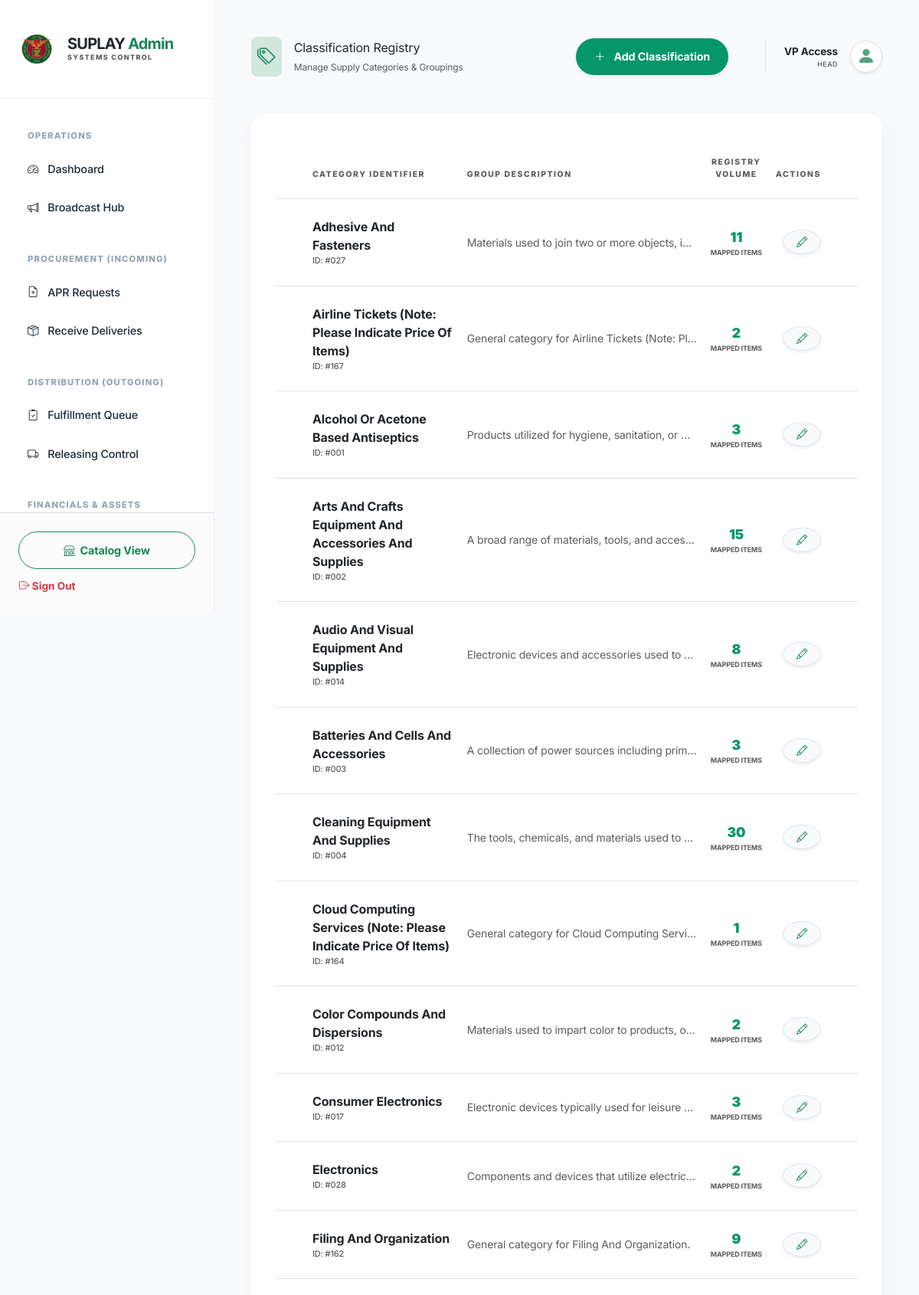
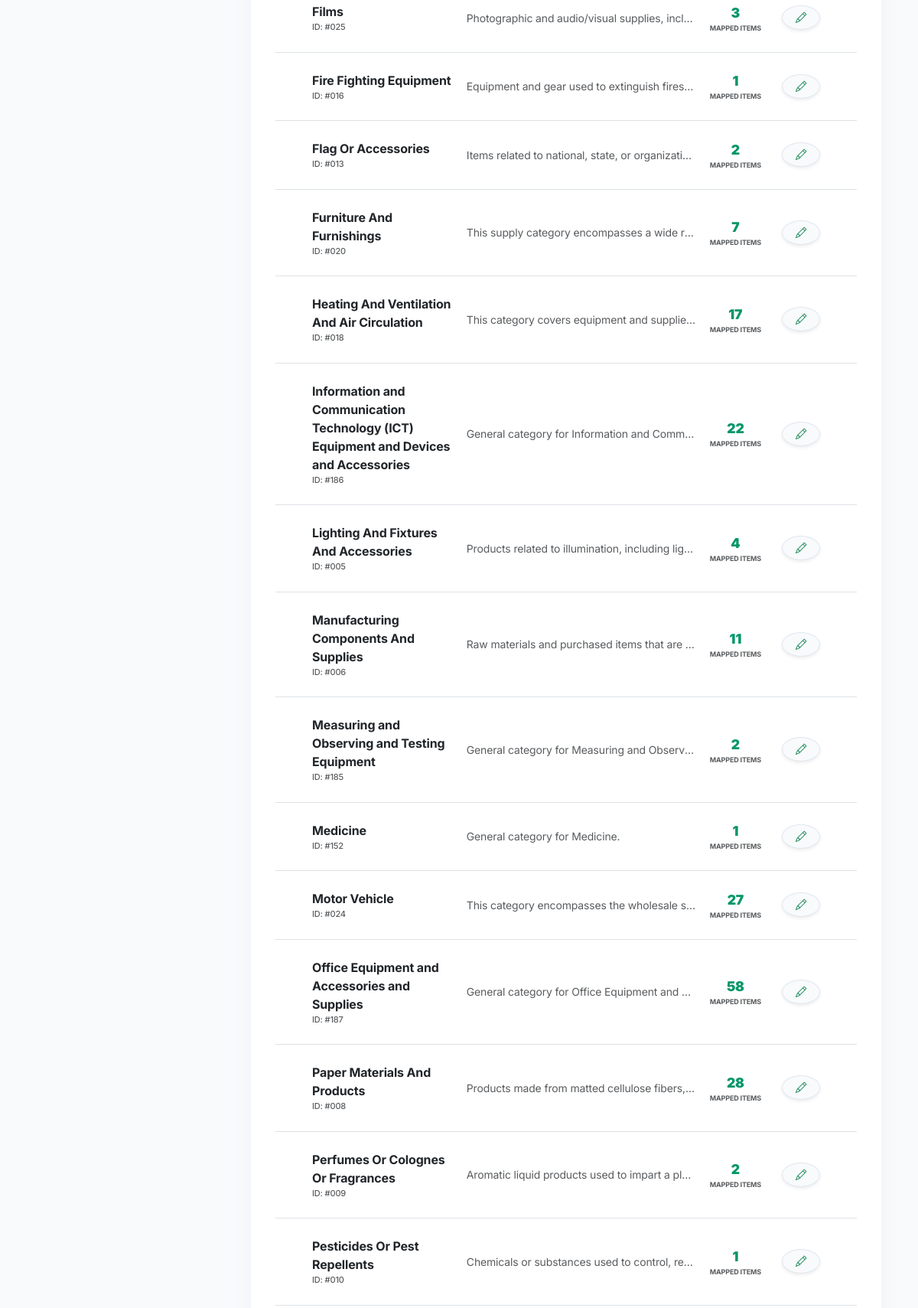
Page /categories/ (signed in, upper part) on the committed database (2 pictures, top to bottom).
### supplies/models.py (models this page shows, shortened)
class UserProfile(models.Model):
    ROLE_CHOICES = [
        ('dept_staff', 'Department Staff'),
        ('dept_head', 'Head of Unit'),
        ('wh_staff', 'SPMO Warehouse Staff (Edgardo)'),
        ('admin_ast', 'SPMO Admin Assistant (Grexxy)'),
        ('admin_off', 'SPMO Admin Officer (Aaron)'),
        ('spmo_chief', 'SPMO Chief (Isagani)'),
    ]
    user = models.OneToOneField(User, on_delete=models.CASCADE, related_name='profile')
    department = models.ForeignKey(Department, on_delete=models.SET_NULL, null=True, blank=True, related_name='profiles')
    role = models.CharField(max_length=20, choices=ROLE_CHOICES, default='dept_staff')

class Category(models.Model):
    name = models.CharField(max_length=255)
    description = models.TextField(blank=True)
    class Meta:
        verbose_name_plural = "Categories"
        ordering = ['name']

### supplies/views/admin_views.py (the view)
# urls.py: path('categories/', views.category_list, name='category_list'),
@user_passes_test(lambda u: u.is_staff)
def category_list(request):
    base_template = "supplies/admin_base.html"
    if request.headers.get('HX-Request'):
        base_template = "supplies/includes/admin_partial.html"
    categories = Category.objects.annotate(product_count=Count('product')).order_by('name')
    return render(request, 'supplies/category_list.html', {'categories': categories, 'base_template': base_template})

### supplies/templates/supplies/category_list.html (shortened to what this page needs)
{% extends base_template|default:'supplies/admin_base.html' %}
{% load static %}
{% block header_title %}
<div class="d-flex align-items-center justify-content-between w-100 pe-4">
    <div class="d-flex align-items-center">
        <div class="bg-success-subtle p-2 rounded-3 me-3" style="background-color: rgba(5, 150, 105, 0.1);">
            <i class="bi bi-tags fs-4 text-success"></i>
        </div>
        <div>
            <span class="text-dark d-block">Classification Registry</span>
            <span class="text-muted small fw-normal" style="font-size: 0.75rem;">Manage Supply Categories & Groupings</span>
        </div>
    </div>
    <a href="{% url 'add_category' %}" hx-get="{% url 'add_category' %}" hx-target="#admin-panel" hx-push-url="true" class="btn btn-success rounded-pill px-4 shadow-sm fw-bold border-0">
        <i class="bi bi-plus-lg me-2"></i> Add Classification
    </a>
</div>
{% endblock %}
{% block admin_content %}
<div class="card border-0 shadow-sm rounded-4 overflow-hidden mt-2">
    <div class="table-responsive">
        <table class="table table-hover align-middle mb-0">
            <thead class="bg-light-subtle">
                <tr>
                    <th class="ps-5 py-4 text-uppercase small fw-extrabold text-muted ls-wide">Category Identifier</th>
                    <th class="py-4 text-uppercase small fw-extrabold text-muted ls-wide">Group Description</th>
                    <th class="py-4 text-uppercase small fw-extrabold text-muted ls-wide text-center">Registry Volume</th>
                    <th class="pe-5 py-4 text-uppercase small fw-extrabold text-muted ls-wide text-end">Actions</th>
                </tr>
            </thead>
            <tbody class="border-top-0">
                {% for cat in categories %}
                <tr class="office-row">
                    <td class="ps-5 py-4">
                        <div class="fw-bold text-dark fs-6">{{ cat.name }}</div>
                        <div class="text-muted smaller fw-medium" style="font-size: 11px;">ID: #{{ cat.id|stringformat:"03d" }}</div>
                    </td>
                    <td class="py-4">
                        <div class="text-muted small text-truncate" style="max-width: 300px;">{{ cat.description|default:"No description provided" }}</div>
                    </td>
                    <td class="text-center py-4">
                        <div class="fw-black text-Emerald" style="font-size: 1.1rem;">{{ cat.product_count }}</div>
                        <div class="text-muted smaller fw-bold" style="font-size: 9px; text-transform: uppercase;">Mapped Items</div>
                    </td>
                    <td class="pe-5 text-end py-4">
                        <a href="{% url 'edit_category' cat.pk %}"
                           hx-get="{% url 'edit_category' cat.pk %}"
                           hx-target="#admin-panel"
                           hx-push-url="true"
                           class="btn btn-light rounded-circle shadow-sm border-0 d-flex align-items-center justify-content-center ms-auto" style="width: 32px; height: 32px;">
                            <i class="bi bi-pencil text-success"></i>
                        </a>
                    </td>
                </tr>
                {% endfor %}
            </tbody>
        </table>
    </div>
</div>
{% endblock %}

### supplies/templates/supplies/admin_base.html (shortened to what this page needs)
<!DOCTYPE html>
{% load static %}
<html lang="en">
<head>
    <link href="https://cdn.jsdelivr.net/npm/bootstrap@5.3.0/dist/css/bootstrap.min.css" rel="stylesheet">
    <link rel="stylesheet" href="https://cdn.jsdelivr.net/npm/bootstrap-icons@1.11.0/font/bootstrap-icons.css">
</head>
<body>
    <nav id="sidebar">
        <div class="sidebar-header" style="padding: 2.5rem 1.5rem;">
            <div class="d-flex align-items-center gap-3">
                <img src="{% static 'up_logo_official.png' %}" alt="UP" width="48" height="48" style="object-fit: contain;">
                <div>
                    <div class="fw-bold text-dark fs-5" style="line-height: 1.1; letter-spacing: -0.8px;">SUPLAY <span class="text-success">Admin</span></div>
                    <div class="text-muted fw-extrabold" style="font-size: 9px; text-transform: uppercase; letter-spacing: 0.15em;">Systems Control</div>
                </div>
            </div>
        </div>
        <div class="overflow-y-auto flex-grow-1">
            <div class="sidebar-category">Operations</div>
            <a href="{% url 'admin_dashboard' %}"
               hx-get="{% url 'admin_dashboard' %}"
               hx-target="#admin-panel"
               hx-push-url="true"
               class="nav-link {% if request.resolver_match.url_name == 'admin_dashboard' %}active{% endif %}">
                <i class="bi bi-speedometer2"></i> Dashboard
            </a>
            <a href="{% url 'broadcast_list' %}"
               hx-get="{% url 'broadcast_list' %}"
               hx-target="#admin-panel"
               hx-push-url="true"
               class="nav-link {% if request.resolver_match.url_name == 'broadcast_list' %}active{% endif %}">
                <i class="bi bi-megaphone"></i> Broadcast Hub
            </a>
            <div class="sidebar-category">Procurement (Incoming)</div>
            <a href="{% url 'apr_list' %}"
               hx-get="{% url 'apr_list' %}"
               hx-target="#admin-panel"
               hx-push-url="true"
               class="nav-link {% if request.resolver_match.url_name == 'apr_list' %}active{% endif %}">
                <i class="bi bi-file-earmark-plus"></i> APR Requests
            </a>
            <a href="{% url 'receive_delivery' %}"
               hx-get="{% url 'receive_delivery' %}"
               hx-target="#admin-panel"
               hx-push-url="true"
               class="nav-link {% if request.resolver_match.url_name == 'receive_delivery' %}active{% endif %}">
                <i class="bi bi-box-seam"></i> Receive Deliveries
            </a>
            <div class="sidebar-category">Distribution (Outgoing)</div>
            <a href="{% url 'transaction_list' %}"
               hx-get="{% url 'transaction_list' %}"
               hx-target="#admin-panel"
               hx-push-url="true"
               class="nav-link {% if request.resolver_match.url_name == 'transaction_list' %}active{% endif %}">
                <i class="bi bi-clipboard2-check"></i> Fulfillment Queue
            </a>
            <a href="{% url 'order_history' %}"
               hx-get="{% url 'order_history' %}"
               hx-target="#admin-panel"
               hx-push-url="true"
               class="nav-link {% if request.resolver_match.url_name == 'order_history' %}active{% endif %}">
                <i class="bi bi-truck"></i> Releasing Control
            </a>
            <div class="sidebar-category">Financials & Assets</div>
        </div>
        <div class="mt-auto p-4 border-top bg-light-subtle">
            <a href="{% url 'home' %}" class="btn btn-outline-success w-100 btn-sm mb-2 rounded-pill">
                <i class="bi bi-shop me-1"></i> Catalog View
            </a>
            <form action="{% url 'logout' %}" method="post">
                <button type="submit" class="btn btn-link link-danger p-0 small w-100 text-start text-decoration-none" style="font-size: 0.85rem;">
                    <i class="bi bi-box-arrow-right"></i> Sign Out
                </button>
            </form>
        </div>
    </nav>
    <main class="main-content">
        <div id="admin-panel">
            <header class="d-flex align-items-center justify-content-between mb-5">
                <div class="flex-grow-1">
                    {% block header_title %}{% endblock %}
                </div>
                <div class="d-flex align-items-center gap-3 ms-4 ps-4 border-start" style="border-color: #e2e8f0 !important;">
                    <div class="text-end d-none d-md-block">
                        <div class="fw-bold text-dark" style="font-size: 0.85rem;">{{ user.get_full_name|default:user.username }}</div>
                        <div class="text-muted fw-medium text-uppercase" style="font-size: 9px; letter-spacing: 0.05em;">{{ user.profile.get_role_display|default:"System Admin" }}</div>
                    </div>
                    <div class="bg-white p-1 rounded-circle shadow-sm border" style="width: 42px; height: 42px; display: flex; align-items: center; justify-content: center;">
                        <i class="bi bi-person-fill fs-4 text-success opacity-75"></i>
                    </div>
                </div>
            </header>
            {% block admin_content %}{% endblock %}
        </div>
    </main>
</body>
</html>

### supplies/templates/supplies/admin_base.html (style rules this page uses)
:root { --spmo-emerald: #059669; --spmo-bg: #f8fafc; --spmo-border: #eef2f6; --spmo-text: #1e293b; --spmo-text-muted: #64748b; --sidebar-width: 280px; }
body { font-family: 'Inter', system-ui, -apple-system, sans-serif; background-color: var(--spmo-bg); color: var(--spmo-text); overflow-x: hidden; letter-spacing: -0.01em; }
#sidebar { width: var(--sidebar-width); height: 100vh; position: fixed; left: 0; top: 0; background: white; border-right: 1px solid var(--spmo-border); z-index: 1000; display: flex; flex-direction: column; }
.main-content { margin-left: var(--sidebar-width); min-height: 100vh; padding: 3rem; }
.nav-link { color: var(--spmo-text); font-weight: 500; padding: 0.8rem 1.25rem; border-radius: 12px; margin: 0.2rem 1rem; display: flex; align-items: center; gap: 12px; transition: all 0.2s cubic-bezier(0.4, 0, 0.2, 1); font-size: 0.9rem; }
.sidebar-header { padding: 2rem 1.5rem; border-bottom: 1px solid var(--spmo-border); margin-bottom: 0.5rem; }
.sidebar-category { font-size: 0.7rem; font-weight: 800; color: #94a3b8; text-transform: uppercase; letter-spacing: 0.1em; padding: 2rem 1.5rem 0.5rem 2.25rem; }
.card, .stat-card { background: white !important; border-radius: 20px !important; padding: 2rem !important; border: none !important; box-shadow: 0 1px 2px rgba(0,0,0,0.02), 0 8px 24px rgba(149, 157, 165, 0.08) !important; transition: transform 0.2s ease; }
.btn { padding: 0.8rem 1.5rem; border-radius: 12px; font-weight: 700; font-size: 0.9rem; transition: all 0.2s; }
.btn-success { background-color: var(--spmo-emerald) !important; border: none !important; }
.btn-light { background-color: #f8fafc !important; border: 1px solid #e2e8f0 !important; }

### supplies/templates/supplies/category_list.html (style rules this page uses)
.ls-wide { letter-spacing: 0.15em; font-size: 0.65rem !important; }
.fw-extrabold { font-weight: 800; }
.fw-black { font-weight: 900; }
.text-Emerald { color: #059669; }

### rows in the picture
Category: name "Adhesive And Fasteners", id "027", description "Materials used to join two or more objects, i…", product_count "11"
Category: name "Airline Tickets (Note: Please Indicate Price Of Items)", id "167", description "General category for Airline Tickets (Note: Pl…", product_count "2"
Category: name "Alcohol Or Acetone Based Antiseptics", id "001", description "Products utilized for hygiene, sanitation, or…", product_count "3"
Category: name "Arts And Crafts Equipment And Accessories And Supplies", id "002", description "A broad range of materials, tools, and acces…", product_count "15"
Category: name "Audio And Visual Equipment And Supplies", id "014", description "Electronic devices and accessories used to…", product_count "8"
Category: name "Batteries And Cells And Accessories", id "003", description "A collection of power sources including prim…", product_count "3"
Category: name "Cleaning Equipment And Supplies", id "004", description "The tools, chemicals, and materials used to…", product_count "30"
Category: name "Cloud Computing Services (Note: Please Indicate Price Of Items)", id "164", description "General category for Cloud Computing Servi…", product_count "1"
Category: name "Color Compounds And Dispersions", id "012", description "Materials used to impart color to products, o…", product_count "2"
Category: name "Consumer Electronics", id "017", description "Electronic devices typically used for leisure…", product_count "3"
Category: name "Electronics", id "028", description "Components and devices that utilize electric…", product_count "2"
Category: name "Filing And Organization", id "162", description "General category for Filing And Organization.", product_count "9"
Category: name "Films", id "025", description "Photographic and audio/visual supplies, incl…", product_count "3"
Category: name "Fire Fighting Equipment", id "016", description "Equipment and gear used to extinguish fires…", product_count "1"
Category: name "Flag Or Accessories", id "013", description "Items related to national, state, or organizati…", product_count "2"
Category: name "Furniture And Furnishings", id "020", description "This supply category encompasses a wide r…", product_count "7"
Category: name "Heating And Ventilation And Air Circulation", id "018", description "This category covers equipment and supplie…", product_count "17"
Category: name "Information and Communication Technology (ICT) Equipment and Devices and Accessories", id "186", description "General category for Information and Comm…", product_count "22"
Category: name "Lighting And Fixtures And Accessories", id "005", description "Products related to illumination, including lig…", product_count "4"
Category: name "Manufacturing Components And Supplies", id "006", description "Raw materials and purchased items that are…", product_count "11"
Category: name "Measuring and Observing and Testing Equipment", id "185", description "General category for Measuring and Observ…", product_count "2"
Category: name "Medicine", id "152", description "General category for Medicine.", product_count "1"
Category: name "Motor Vehicle", id "024", description "This category encompasses the wholesale s…", product_count "27"
Category: name "Office Equipment and Accessories and Supplies", id "187", description "General category for Office Equipment and…", product_count "58"
Category: name "Paper Materials And Products", id "008", description "Products made from matted cellulose fibers,…", product_count "28"
Category: name "Perfumes Or Colognes Or Fragrances", id "009", description "Aromatic liquid products used to impart a pl…", product_count "2"
Category: name "Pesticides Or Pest Repellents", id "010", description "Chemicals or substances used to control, re…", product_count "1"

### other values in the picture
{{ user.get_full_name|default:user.username }} "VP Access"
{{ user.profile.get_role_display|default:"System Admin" }} "HEAD"
